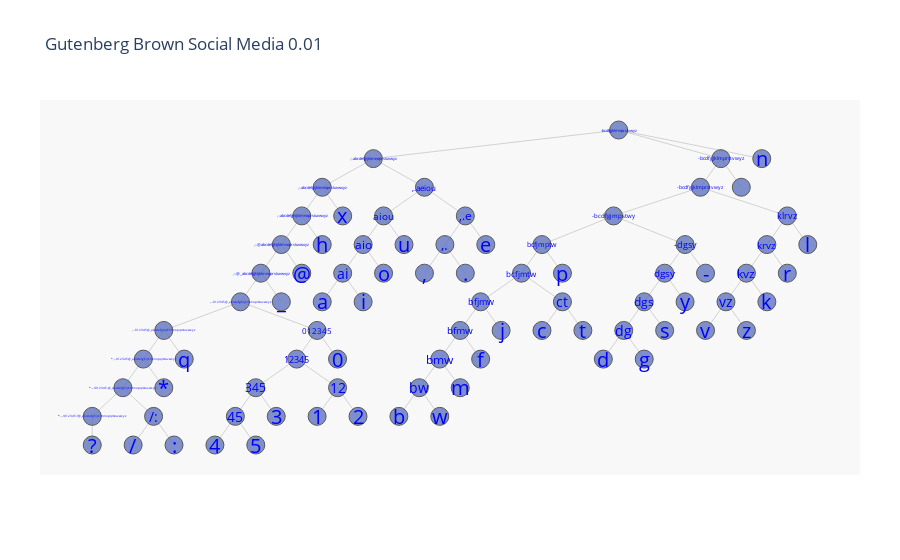

Notebook code for this chart:
### Code cell
nodes, edges = dict2graph(dicastree)
igraph_draw(nodes,edges,'Gutenberg Brown Social Media 0.01')

### Figure 1 — Plotly figure (JSON) as saved in the notebook; plotly's stock layout.template omitted (floating-point values rounded to 4 significant figures; data arrays with more than 128 entries replaced by an {"elided": "..."} marker saying what was removed)
{"data": [{"hoverinfo": "none", "line": {"color": "rgb(210,210,210)", "width": 1}, "mode": "lines", "type": "scatter", "x": {"elided": "246 float values"}, "y": {"elided": "246 int values"}}, {"hoverinfo": "text", "marker": {"color": "#6175c1", "line": {"color": "rgb(50,50,50)", "width": 1}, "size": 18, "symbol": "circle"}, "mode": "markers", "name": "bla", "opacity": 0.8, "text": [" *,-./012345:?@_abcdefghijklmnopqrstuvwxyz", " *,-./012345:@_abcdefghijklmnopqrstuvwxyz", " *,-.012345@_abcdefghijklmnopqrstuvwxyz", " ,-.012345@_abcdefghijklmnopqrstuvwxyz", " ,-.012345@_abcdefghijklmnoprstuvwxyz", " ,-.@_abcdefghijklmnoprstuvwxyz", " ,-.@abcdefghijklmnoprstuvwxyz", " ,-.abcdefghijklmnoprstuvwxyz", " ,-.abcdefgijklmnoprstuvwxyz", " ,-.abcdefgijklmnoprstuvwyz", " -bcdfgjklmnprstvwyz", " -bcdfgjklmprstvwyz", "-bcdfgjklmprstvwyz", "-bcdfgjmpstwy", "bcfjmptw", "bcfjmtw", ",.aeiou", "012345", "12345", "bfjmw", "klrvz", "-dgsy", "bfmw", "krvz", "dgsy", "aiou", "345", "bmw", "kvz", "dgs", "aio", ",.e", "12", "45", "dg", "bw", "ai", "vz", "ct", ",.", "/:", "1", "2", "4", "5", "3", "d", "g", "b", "w", "m", "f", "j", "a", "i", "v", "z", "k", "s", "r", "y", "c", "t", ",", ".", "p", "l", "o", "-", "u", "e", " ", "n", "0", "x", "h", "@", "_", "q", "*", "/", ":", "?"], "type": "scatter", "x": [-12.88, -12.12, -11.62, -11.12, -9.25, -8.75, -8.25, -7.75, -7.25, -6, 0, 2.5, 2, -0.125, -1.875, -2.375, -4.75, -7.375, -7.875, -3.375, 4.125, 1.625, -3.875, 3.625, 1.125, -5.75, -8.875, -4.375, 3.125, 0.625, -6.25, -3.75, -6.875, -9.375, 0.125, -4.875, -6.75, 2.625, -1.375, -4.25, -11.38, -7.375, -6.375, -9.875, -8.875, -8.375, -0.375, 0.625, -5.375, -4.375, -3.875, -3.375, -2.875, -7.25, -6.25, 2.125, 3.125, 3.625, 1.125, 4.125, 1.625, -1.875, -0.875, -4.75, -3.75, -1.375, 4.625, -5.75, 2.125, -5.25, -3.25, 3, 3.5, -6.875, -6.75, -7.25, -7.75, -8.25, -10.62, -11.12, -11.88, -10.88, -12.88], "y": [12, 13, 14, 15, 16, 17, 18, 19, 20, 21, 22, 21, 20, 19, 18, 17, 20, 15, 14, 16, 19, 18, 15, 18, 17, 19, 13, 14, 17, 16, 18, 19, 13, 12, 15, 13, 17, 16, 16, 18, 12, 12, 12, 11, 11, 12, 14, 14, 12, 12, 13, 14, 15, 16, 16, 15, 15, 16, 15, 17, 16, 15, 15, 17, 17, 17, 18, 17, 17, 18, 18, 20, 21, 14, 19, 18, 17, 16, 14, 13, 11, 11, 11]}], "layout": {"annotations": [{"font": {"color": "rgb(0,0,250)", "size": 3}, "showarrow": false, "text": " *,-./012345:?@_abcdefghijklmnopqrstuvwxyz", "x": -12.88, "xref": "x", "y": 12, "yref": "y"}, {"font": {"color": "rgb(0,0,250)", "size": 3}, "showarrow": false, "text": " *,-./012345:@_abcdefghijklmnopqrstuvwxyz", "x": -12.12, "xref": "x", "y": 13, "yref": "y"}, {"font": {"color": "rgb(0,0,250)", "size": 3}, "showarrow": false, "text": " *,-.012345@_abcdefghijklmnopqrstuvwxyz", "x": -11.62, "xref": "x", "y": 14, "yref": "y"}, {"font": {"color": "rgb(0,0,250)", "size": 3}, "showarrow": false, "text": " ,-.012345@_abcdefghijklmnopqrstuvwxyz", "x": -11.12, "xref": "x", "y": 15, "yref": "y"}, {"font": {"color": "rgb(0,0,250)", "size": 3}, "showarrow": false, "text": " ,-.012345@_abcdefghijklmnoprstuvwxyz", "x": -9.25, "xref": "x", "y": 16, "yref": "y"}, {"font": {"color": "rgb(0,0,250)", "size": 4}, "showarrow": false, "text": " ,-.@_abcdefghijklmnoprstuvwxyz", "x": -8.75, "xref": "x", "y": 17, "yref": "y"}, {"font": {"color": "rgb(0,0,250)", "size": 4}, "showarrow": false, "text": " ,-.@abcdefghijklmnoprstuvwxyz", "x": -8.25, "xref": "x", "y": 18, "yref": "y"}, {"font": {"color": "rgb(0,0,250)", "size": 4}, "showarrow": false, "text": " ,-.abcdefghijklmnoprstuvwxyz", "x": -7.75, "xref": "x", "y": 19, "yref": "y"}, {"font": {"color": "rgb(0,0,250)", "size": 4}, "showarrow": false, "text": " ,-.abcdefgijklmnoprstuvwxyz", "x": -7.25, "xref": "x", "y": 20, "yref": "y"}, {"font": {"color": "rgb(0,0,250)", "size": 4}, "showarrow": false, "text": " ,-.abcdefgijklmnoprstuvwyz", "x": -6, "xref": "x", "y": 21, "yref": "y"}, {"font": {"color": "rgb(0,0,250)", "size": 4}, "showarrow": false, "text": " -bcdfgjklmnprstvwyz", "x": 0, "xref": "x", "y": 22, "yref": "y"}, {"font": {"color": "rgb(0,0,250)", "size": 5}, "showarrow": false, "text": " -bcdfgjklmprstvwyz", "x": 2.5, "xref": "x", "y": 21, "yref": "y"}, {"font": {"color": "rgb(0,0,250)", "size": 5}, "showarrow": false, "text": "-bcdfgjklmprstvwyz", "x": 2, "xref": "x", "y": 20, "yref": "y"}, {"font": {"color": "rgb(0,0,250)", "size": 6}, "showarrow": false, "text": "-bcdfgjmpstwy", "x": -0.125, "xref": "x", "y": 19, "yref": "y"}, {"font": {"color": "rgb(0,0,250)", "size": 7}, "showarrow": false, "text": "bcfjmptw", "x": -1.875, "xref": "x", "y": 18, "yref": "y"}, {"font": {"color": "rgb(0,0,250)", "size": 8}, "showarrow": false, "text": "bcfjmtw", "x": -2.375, "xref": "x", "y": 17, "yref": "y"}, {"font": {"color": "rgb(0,0,250)", "size": 8}, "showarrow": false, "text": ",.aeiou", "x": -4.75, "xref": "x", "y": 20, "yref": "y"}, {"font": {"color": "rgb(0,0,250)", "size": 8}, "showarrow": false, "text": "012345", "x": -7.375, "xref": "x", "y": 15, "yref": "y"}, {"font": {"color": "rgb(0,0,250)", "size": 9}, "showarrow": false, "text": "12345", "x": -7.875, "xref": "x", "y": 14, "yref": "y"}, {"font": {"color": "rgb(0,0,250)", "size": 9}, "showarrow": false, "text": "bfjmw", "x": -3.375, "xref": "x", "y": 16, "yref": "y"}, {"font": {"color": "rgb(0,0,250)", "size": 9}, "showarrow": false, "text": "klrvz", "x": 4.125, "xref": "x", "y": 19, "yref": "y"}, {"font": {"color": "rgb(0,0,250)", "size": 9}, "showarrow": false, "text": "-dgsy", "x": 1.625, "xref": "x", "y": 18, "yref": "y"}, {"font": {"color": "rgb(0,0,250)", "size": 10}, "showarrow": false, "text": "bfmw", "x": -3.875, "xref": "x", "y": 15, "yref": "y"}, {"font": {"color": "rgb(0,0,250)", "size": 10}, "showarrow": false, "text": "krvz", "x": 3.625, "xref": "x", "y": 18, "yref": "y"}, {"font": {"color": "rgb(0,0,250)", "size": 10}, "showarrow": false, "text": "dgsy", "x": 1.125, "xref": "x", "y": 17, "yref": "y"}, {"font": {"color": "rgb(0,0,250)", "size": 10}, "showarrow": false, "text": "aiou", "x": -5.75, "xref": "x", "y": 19, "yref": "y"}, {"font": {"color": "rgb(0,0,250)", "size": 12}, "showarrow": false, "text": "345", "x": -8.875, "xref": "x", "y": 13, "yref": "y"}, {"font": {"color": "rgb(0,0,250)", "size": 12}, "showarrow": false, "text": "bmw", "x": -4.375, "xref": "x", "y": 14, "yref": "y"}, {"font": {"color": "rgb(0,0,250)", "size": 12}, "showarrow": false, "text": "kvz", "x": 3.125, "xref": "x", "y": 17, "yref": "y"}, {"font": {"color": "rgb(0,0,250)", "size": 12}, "showarrow": false, "text": "dgs", "x": 0.625, "xref": "x", "y": 16, "yref": "y"}, {"font": {"color": "rgb(0,0,250)", "size": 12}, "showarrow": false, "text": "aio", "x": -6.25, "xref": "x", "y": 18, "yref": "y"}, {"font": {"color": "rgb(0,0,250)", "size": 12}, "showarrow": false, "text": ",.e", "x": -3.75, "xref": "x", "y": 19, "yref": "y"}, {"font": {"color": "rgb(0,0,250)", "size": 14}, "showarrow": false, "text": "12", "x": -6.875, "xref": "x", "y": 13, "yref": "y"}, {"font": {"color": "rgb(0,0,250)", "size": 14}, "showarrow": false, "text": "45", "x": -9.375, "xref": "x", "y": 12, "yref": "y"}, {"font": {"color": "rgb(0,0,250)", "size": 14}, "showarrow": false, "text": "dg", "x": 0.125, "xref": "x", "y": 15, "yref": "y"}, {"font": {"color": "rgb(0,0,250)", "size": 14}, "showarrow": false, "text": "bw", "x": -4.875, "xref": "x", "y": 13, "yref": "y"}, {"font": {"color": "rgb(0,0,250)", "size": 14}, "showarrow": false, "text": "ai", "x": -6.75, "xref": "x", "y": 17, "yref": "y"}, {"font": {"color": "rgb(0,0,250)", "size": 14}, "showarrow": false, "text": "vz", "x": 2.625, "xref": "x", "y": 16, "yref": "y"}, {"font": {"color": "rgb(0,0,250)", "size": 14}, "showarrow": false, "text": "ct", "x": -1.375, "xref": "x", "y": 16, "yref": "y"}, {"font": {"color": "rgb(0,0,250)", "size": 14}, "showarrow": false, "text": ",.", "x": -4.25, "xref": "x", "y": 18, "yref": "y"}, {"font": {"color": "rgb(0,0,250)", "size": 14}, "showarrow": false, "text": "/:", "x": -11.38, "xref": "x", "y": 12, "yref": "y"}, {"font": {"color": "rgb(0,0,250)", "size": 20}, "showarrow": false, "text": "1", "x": -7.375, "xref": "x", "y": 12, "yref": "y"}, {"font": {"color": "rgb(0,0,250)", "size": 20}, "showarrow": false, "text": "2", "x": -6.375, "xref": "x", "y": 12, "yref": "y"}, {"font": {"color": "rgb(0,0,250)", "size": 20}, "showarrow": false, "text": "4", "x": -9.875, "xref": "x", "y": 11, "yref": "y"}, {"font": {"color": "rgb(0,0,250)", "size": 20}, "showarrow": false, "text": "5", "x": -8.875, "xref": "x", "y": 11, "yref": "y"}, {"font": {"color": "rgb(0,0,250)", "size": 20}, "showarrow": false, "text": "3", "x": -8.375, "xref": "x", "y": 12, "yref": "y"}, {"font": {"color": "rgb(0,0,250)", "size": 20}, "showarrow": false, "text": "d", "x": -0.375, "xref": "x", "y": 14, "yref": "y"}, {"font": {"color": "rgb(0,0,250)", "size": 20}, "showarrow": false, "text": "g", "x": 0.625, "xref": "x", "y": 14, "yref": "y"}, {"font": {"color": "rgb(0,0,250)", "size": 20}, "showarrow": false, "text": "b", "x": -5.375, "xref": "x", "y": 12, "yref": "y"}, {"font": {"color": "rgb(0,0,250)", "size": 20}, "showarrow": false, "text": "w", "x": -4.375, "xref": "x", "y": 12, "yref": "y"}, {"font": {"color": "rgb(0,0,250)", "size": 20}, "showarrow": false, "text": "m", "x": -3.875, "xref": "x", "y": 13, "yref": "y"}, {"font": {"color": "rgb(0,0,250)", "size": 20}, "showarrow": false, "text": "f", "x": -3.375, "xref": "x", "y": 14, "yref": "y"}, {"font": {"color": "rgb(0,0,250)", "size": 20}, "showarrow": false, "text": "j", "x": -2.875, "xref": "x", "y": 15, "yref": "y"}, {"font": {"color": "rgb(0,0,250)", "size": 20}, "showarrow": false, "text": "a", "x": -7.25, "xref": "x", "y": 16, "yref": "y"}, {"font": {"color": "rgb(0,0,250)", "size": 20}, "showarrow": false, "text": "i", "x": -6.25, "xref": "x", "y": 16, "yref": "y"}, {"font": {"color": "rgb(0,0,250)", "size": 20}, "showarrow": false, "text": "v", "x": 2.125, "xref": "x", "y": 15, "yref": "y"}, {"font": {"color": "rgb(0,0,250)", "size": 20}, "showarrow": false, "text": "z", "x": 3.125, "xref": "x", "y": 15, "yref": "y"}, {"font": {"color": "rgb(0,0,250)", "size": 20}, "showarrow": false, "text": "k", "x": 3.625, "xref": "x", "y": 16, "yref": "y"}, {"font": {"color": "rgb(0,0,250)", "size": 20}, "showarrow": false, "text": "s", "x": 1.125, "xref": "x", "y": 15, "yref": "y"}, {"font": {"color": "rgb(0,0,250)", "size": 20}, "showarrow": false, "text": "r", "x": 4.125, "xref": "x", "y": 17, "yref": "y"}, {"font": {"color": "rgb(0,0,250)", "size": 20}, "showarrow": false, "text": "y", "x": 1.625, "xref": "x", "y": 16, "yref": "y"}, {"font": {"color": "rgb(0,0,250)", "size": 20}, "showarrow": false, "text": "c", "x": -1.875, "xref": "x", "y": 15, "yref": "y"}, {"font": {"color": "rgb(0,0,250)", "size": 20}, "showarrow": false, "text": "t", "x": -0.875, "xref": "x", "y": 15, "yref": "y"}, {"font": {"color": "rgb(0,0,250)", "size": 20}, "showarrow": false, "text": ",", "x": -4.75, "xref": "x", "y": 17, "yref": "y"}, {"font": {"color": "rgb(0,0,250)", "size": 20}, "showarrow": false, "text": ".", "x": -3.75, "xref": "x", "y": 17, "yref": "y"}, {"font": {"color": "rgb(0,0,250)", "size": 20}, "showarrow": false, "text": "p", "x": -1.375, "xref": "x", "y": 17, "yref": "y"}, {"font": {"color": "rgb(0,0,250)", "size": 20}, "showarrow": false, "text": "l", "x": 4.625, "xref": "x", "y": 18, "yref": "y"}, {"font": {"color": "rgb(0,0,250)", "size": 20}, "showarrow": false, "text": "o", "x": -5.75, "xref": "x", "y": 17, "yref": "y"}, {"font": {"color": "rgb(0,0,250)", "size": 20}, "showarrow": false, "text": "-", "x": 2.125, "xref": "x", "y": 17, "yref": "y"}, {"font": {"color": "rgb(0,0,250)", "size": 20}, "showarrow": false, "text": "u", "x": -5.25, "xref": "x", "y": 18, "yref": "y"}, {"font": {"color": "rgb(0,0,250)", "size": 20}, "showarrow": false, "text": "e", "x": -3.25, "xref": "x", "y": 18, "yref": "y"}, {"font": {"color": "rgb(0,0,250)", "size": 20}, "showarrow": false, "text": " ", "x": 3, "xref": "x", "y": 20, "yref": "y"}, {"font": {"color": "rgb(0,0,250)", "size": 20}, "showarrow": false, "text": "n", "x": 3.5, "xref": "x", "y": 21, "yref": "y"}, {"font": {"color": "rgb(0,0,250)", "size": 20}, "showarrow": false, "text": "0", "x": -6.875, "xref": "x", "y": 14, "yref": "y"}, {"font": {"color": "rgb(0,0,250)", "size": 20}, "showarrow": false, "text": "x", "x": -6.75, "xref": "x", "y": 19, "yref": "y"}, {"font": {"color": "rgb(0,0,250)", "size": 20}, "showarrow": false, "text": "h", "x": -7.25, "xref": "x", "y": 18, "yref": "y"}, {"font": {"color": "rgb(0,0,250)", "size": 20}, "showarrow": false, "text": "@", "x": -7.75, "xref": "x", "y": 17, "yref": "y"}, {"font": {"color": "rgb(0,0,250)", "size": 20}, "showarrow": false, "text": "_", "x": -8.25, "xref": "x", "y": 16, "yref": "y"}, {"font": {"color": "rgb(0,0,250)", "size": 20}, "showarrow": false, "text": "q", "x": -10.62, "xref": "x", "y": 14, "yref": "y"}, {"font": {"color": "rgb(0,0,250)", "size": 20}, "showarrow": false, "text": "*", "x": -11.12, "xref": "x", "y": 13, "yref": "y"}, {"font": {"color": "rgb(0,0,250)", "size": 20}, "showarrow": false, "text": "/", "x": -11.88, "xref": "x", "y": 11, "yref": "y"}, {"font": {"color": "rgb(0,0,250)", "size": 20}, "showarrow": false, "text": ":", "x": -10.88, "xref": "x", "y": 11, "yref": "y"}, {"font": {"color": "rgb(0,0,250)", "size": 20}, "showarrow": false, "text": "?", "x": -12.88, "xref": "x", "y": 11, "yref": "y"}], "font": {"size": 12}, "hovermode": "closest", "margin": {"b": 85, "l": 40, "r": 40, "t": 100}, "plot_bgcolor": "rgb(248,248,248)", "showlegend": false, "title": {"text": "Gutenberg Brown Social Media 0.01"}, "xaxis": {"showgrid": false, "showline": false, "showticklabels": false, "zeroline": false}, "yaxis": {"showgrid": false, "showline": false, "showticklabels": false, "zeroline": false}}}
